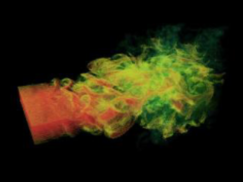
#> input picture src/plane-rotation/images/flame.png, 243 x 182 px, found by its file name
$ python plane-rotation.py
#> lines starting #> are read from the running program, lines starting #| are printed output that depends on the picture
#> `original_image = color.rgb2lab(io.imread(image_path)[:, :, :3])`: original_image: shape (182, 243, 3) float64; mean of channels 0, 1, 2 14.5, -1.3, 12.5
#> `dichromat_image = original_image - np.dot(original_image[:, :, np.newa..`: dichromat_image: shape (182, 243, 3) float64; mean of channels 0, 1, 2 14.5, -1.8, 12.4
### src/plane-rotation/loss_evaluation.py
import cv2
import numpy as np


def select_pixel_gaussian(height, width, center, sigma):
    # Ensure the selected pixel is within bounds
    while True:
        y_offset = np.random.normal(loc=center[0], scale=sigma)
        x_offset = np.random.normal(loc=center[1], scale=sigma)

        y = int(round(y_offset))
        x = int(round(x_offset))

        if 0 <= y < height and 0 <= x < width:
            return y, x


def evaluate(image: cv2.typing.MatLike, p_image: cv2.typing.MatLike) -> cv2.typing.MatLike:
    height, width = image.shape[:2]
#> height = 182; width = 243
    max_distance = (2 / np.pi) * (np.sqrt(2 * min(height, width)))  # Define sigma
#> max_distance = 12.15

    # Initialize the difference matrix
    difference_matrix = np.zeros((height, width))

    # Initialize the M matrix to store chromaticity vectors
    chromaticity_vectors = []

    for row in range(height):
        for col in range(width):
            # Select a pixel using the Gaussian distribution
            g_y, g_x = select_pixel_gaussian(height, width, [row, col], max_distance)

            # Get pixel values
            ci = image[row, col]
            ciprime = p_image[row, col]
            cj = image[g_y, g_x]
            cjprime = p_image[g_y, g_x]

            # Compute the contrast loss
            norm_ci_cj = np.linalg.norm(ci - cj)
            norm_ciprime_cjprime = np.linalg.norm(ciprime - cjprime)

            # Avoid division by zero
            if norm_ci_cj != 0:
                loss = (norm_ci_cj - norm_ciprime_cjprime) / norm_ci_cj
            else:
                loss = 0

            # Compute the direction of contrast loss
            direction = ci - cj  # Vector in the original color space

            # Project direction onto the chromaticity plane (ignore L* component)
            chromaticity_vector = loss * direction[1:]  # [a*, b*] components only
            chromaticity_vectors.append(chromaticity_vector)

            # Store the difference in the matrix
            difference_matrix[row, col] = loss
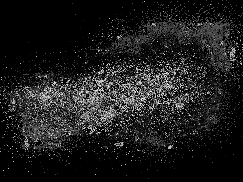
#> difference_matrix: shape (182, 243) float64; min 0, max 0.999, mean 0.115
#> after the loop, chromaticity_vectors = 44226 items

    # Convert the list of chromaticity vectors to a NumPy array
    chromaticity_vectors = np.array(chromaticity_vectors)
#> chromaticity_vectors = 44226 pairs, first value -54.12 to 59.42, second value -15.37 to 16.44

    # Compute the covariance matrix of chromaticity vectors
    covariance_matrix = chromaticity_vectors.T @ chromaticity_vectors
#> covariance_matrix = [[1085678.4, 110922], [110922, 154298.2]]

    # Find the eigenvector corresponding to the largest eigenvalue
    eigenvalues, eigenvectors = np.linalg.eig(covariance_matrix)
#> eigenvalues = [1098706.4, 141270.3]; eigenvectors = [[0.993, -0.117], [0.117, 0.993]]
    dominant_eigenvector = eigenvectors[:, np.argmax(np.abs(eigenvalues))]
#> dominant_eigenvector = [0.993, 0.117]

    return dominant_eigenvector

### src/plane-rotation/plane-rotation.py
import numpy as np
from skimage import io, color
import loss_evaluation
import matplotlib.pyplot as plt

dichromat_angles = {
    'protanopia': 11.48,
    'deuteranopia': 8.11,
    'tritanopia': -46.37,
}

dichromat_angle = np.radians(dichromat_angles['deuteranopia'])
image_path = 'src/plane-rotation/images/flame.png'

original_image = color.rgb2lab(io.imread(image_path)[:, :, :3])

# Project image to dichromat plane
dichromat_normal = (0, np.cos(dichromat_angle), np.sin(dichromat_angle))
dichromat_image = original_image - np.dot(original_image[:, :, np.newaxis], dichromat_normal) * dichromat_normal

# Compute maximum contrast loss angle
max_loss_normal = loss_evaluation.evaluate(original_image, dichromat_image)
#> max_loss_normal = [0.993, 0.117]
max_loss_normal = (0, max_loss_normal[1], max_loss_normal[0])
#> max_loss_normal = (0, 0.117, 0.993)

# Project image to maximum contrast loss plane
recolored_image = original_image - np.dot(original_image[:, :, np.newaxis], max_loss_normal) * max_loss_normal
#> recolored_image: shape (182, 243, 3) float64; mean of channels 0, 1, 2 14.5, -2.7, 0.3

# Rotate to align with dichromat plane
angle = np.arccos(np.dot(dichromat_normal, max_loss_normal)) + np.pi
#> angle = 4.45
transform_matrix = ((1, 0, 0), (0, np.cos(angle), -np.sin(angle)), (0, np.sin(angle), np.cos(angle)))
#> transform_matrix = ((1, 0, 0), (0, -0.256, 0.967), (0, -0.967, -0.256))
recolored_image = np.dot(recolored_image, transform_matrix)
#> recolored_image: shape (182, 243, 3) float64; mean of channels 0, 1, 2 14.5, 0.4, -2.7

# Display images
fig, axes = plt.subplots(1, 3)
plt.setp(axes, xticks=[], yticks=[])

axes[0].imshow(color.lab2rgb(original_image))
axes[1].imshow(color.lab2rgb(dichromat_image))
axes[2].imshow(color.lab2rgb(recolored_image))

plt.show()
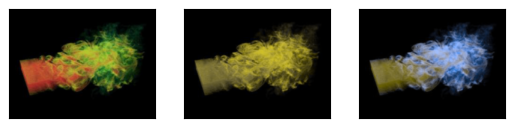
#> figure drawn by matplotlib, 3 panels
